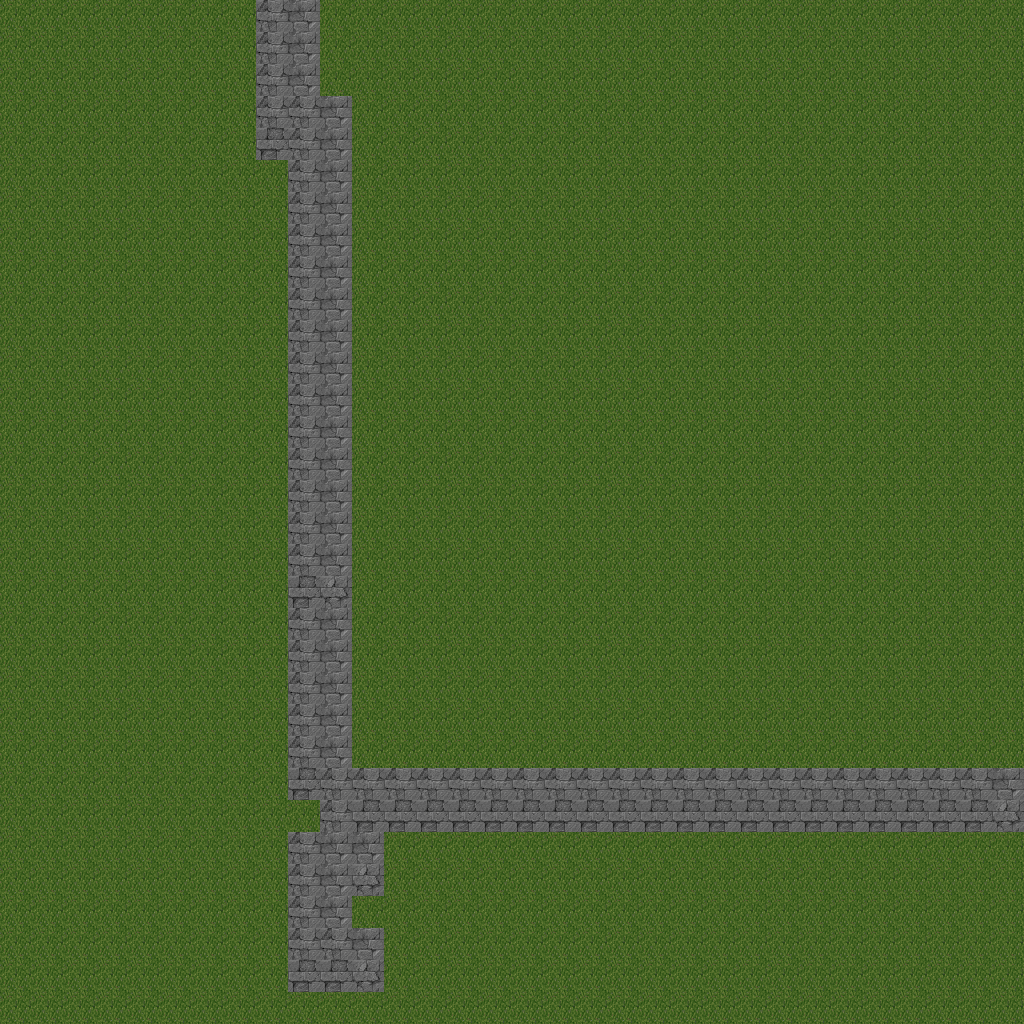

This game map was drawn from its Tiled (.tmx) file and the tilesets committed beside it. A one-line description and the trimmed map source follow:
An orthogonal 32x32 tile map with 32x32 px tiles, 1 tile layer (Tile Layer 1).

<map version="1.0" orientation="orthogonal" renderorder="right-down" width="32" height="32" tilewidth="32" tileheight="32" nextobjectid="1">
 <tileset firstgid="1" name="tileset" tilewidth="32" tileheight="32" tilecount="256">
  <image source="tileset.png" width="512" height="512" />
 </tileset>
 <layer name="Tile Layer 1" width="32" height="32">
  <data>[1024 cells, 1024 non-empty, 5 distinct tile ids]</data>
 </layer>
</map>
